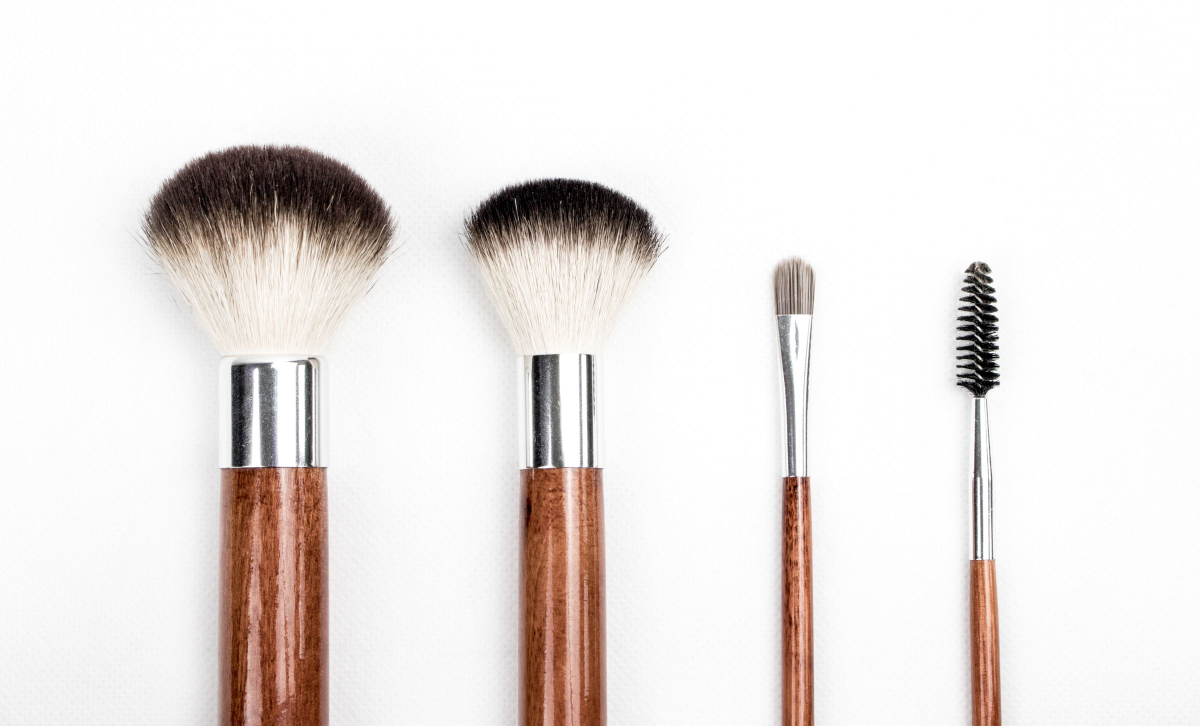
#> input picture docs/contenus-a-valider/sources/pex-205923.jpg, 2400 x 1451 px, found by its file name (shown at 1/2 size); its folder holds 7 pictures in this run
$ python make_pins_photo_only.py
#> lines starting #> are read from the running program, lines starting #| are printed output that depends on the picture
"""Pins "photo seule" — test du 20/11/2026.

Hypothese a tester
------------------
Les deux pins qui ont le plus marche sur le compte (1 171 et 639 impressions)
sont des photos nues, sans bandeau de texte : ils datent du 28/10 au 02/11,
donc d'avant la charte editoriale. Impossible de savoir si c'est l'absence de
texte ou l'age qui explique la portee.

Trois pins strictement sans texte, meme tableau et memes heures que le trio du
19/11, permettent de comparer a age egal le 26/11.

Regles respectees
-----------------
- 1000 x 1500 (2:3), aucun texte, aucun logo lisible, aucune main/visage
  deforme : ce sont des photos Pexels non retouchees, seulement recadrees.
- Le cadrage est explicite (pixels de la source) pour sortir du cadre ce qui
  ne doit pas etre vu.
- Aucune marque suggeree : le pin ne montre pas le produit, il montre le geste.

Usage (depuis la racine guide-beaute) :
    python scripts/make_pins_photo_only.py
"""
import os

from PIL import Image

BASE = os.path.join("docs", "contenus-a-valider", "visuels")
SRC = os.path.join("docs", "contenus-a-valider", "sources")

W, H = 1000, 1500


def crop_fill(im, w, h, cx=0.5, cy=0.5):
    """Recadre au bon ratio en gardant le point (cx, cy) dans le cadre."""
    ratio_cible = w / h
    lw, lh = im.size
    if lw / lh > ratio_cible:          # source trop large : on coupe a gauche/droite
        nw = round(lh * ratio_cible)
        nh = lh
    else:                              # source trop haute : on coupe en haut/bas
        nw = lw
        nh = round(lw / ratio_cible)
    x = max(0, min(lw - nw, round(lw * cx - nw / 2)))
    y = max(0, min(lh - nh, round(lh * cy - nh / 2)))
    return im.crop((x, y, x + nw, y + nh)).resize((w, h), Image.LANCZOS)


def compose(pin):
    im = Image.open(os.path.join(SRC, pin["src"])).convert("RGB")
#> im is the input picture: PIL image 2400x1451 RGB; mean R, G, B 234.4, 229.1, 226.9
    if "box" in pin:
        l, t, r, b = pin["box"]
        photo = im.crop((l, t, r, b)).resize((W, H), Image.LANCZOS)
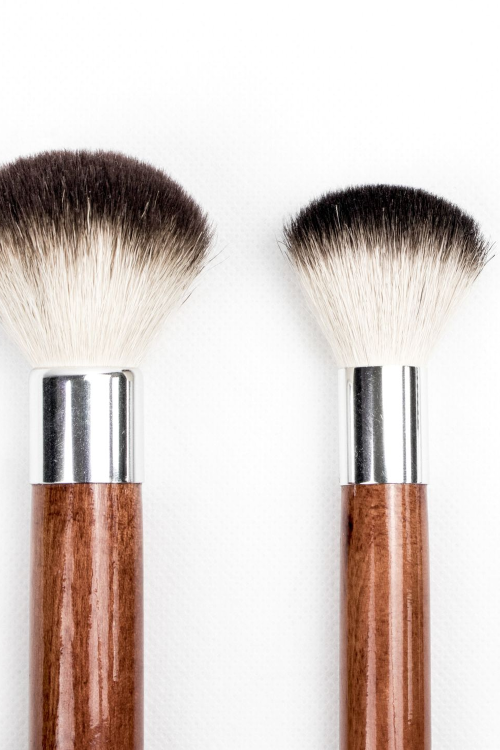
#> photo: PIL image 1000x1500 RGB (shown at 1/2 size); mean R, G, B 216.6, 206.2, 201.7
    else:
        photo = crop_fill(im, W, H, pin.get("cx", 0.5), pin.get("cy", 0.5))

    out_dir = os.path.join(BASE, pin.get("dir", "makeup"))
    os.makedirs(out_dir, exist_ok=True)
    jpg = os.path.join(out_dir, f"pin-{pin['code']}.jpg")
    photo.save(jpg, quality=92, optimize=True, progressive=True)
    print(f"{pin['code']}  {os.path.getsize(jpg) // 1024} Ko  {pin['src']}")


# --- 20/11 : trois pins sans texte, tableau make-up, comme le trio du 19/11 ---

# /product/real-techniques-everyday-essentials/ — « Five tools, four jobs
# covered: base, cheeks, powder and eye ». Photo : tetes de brosses en macro sur
# fond blanc, aucune marque lisible. Cadrage vertical sur les deux plus grosses.
RT_FIVE = dict(src="pex-205923.jpg", code="P34", dir="makeup",
               box=(380, 0, 1347, 1451))

# /product/tweezerman-classic-lash-curler/ — « curl before mascara, pad at the
# base of the lash line », « no heat, no battery ». Photo : recourbeur tenu
# contre l'oeil, main reelle. Cadrage serre sur l'oeil et le recourbeur : il
# sort du cadre le compact noir du bas, dont le couvercle porte un logo.
CURLER = dict(src="pex-7281623.jpg", code="P35", dir="makeup",
              box=(400, 900, 1250, 2175))

# /guides/beginner-makeup-routine-5-steps/ — « five steps, in a fixed sequence »
# et « lashes last ». Photo volontairement neutre : ni poudre ni fard, parce que
# le guide dit que la poudre de finition ne fait pas partie d'une routine de
# debutante. Un visage, un pinceau, aucune marque.
ROUTINE = dict(src="pex-8990586.jpg", code="P36", dir="makeup")

PINS = [RT_FIVE, CURLER, ROUTINE]


if __name__ == "__main__":
    for p in PINS:
        compose(p)
#> pass 2 of the loop `for p in PINS:`:
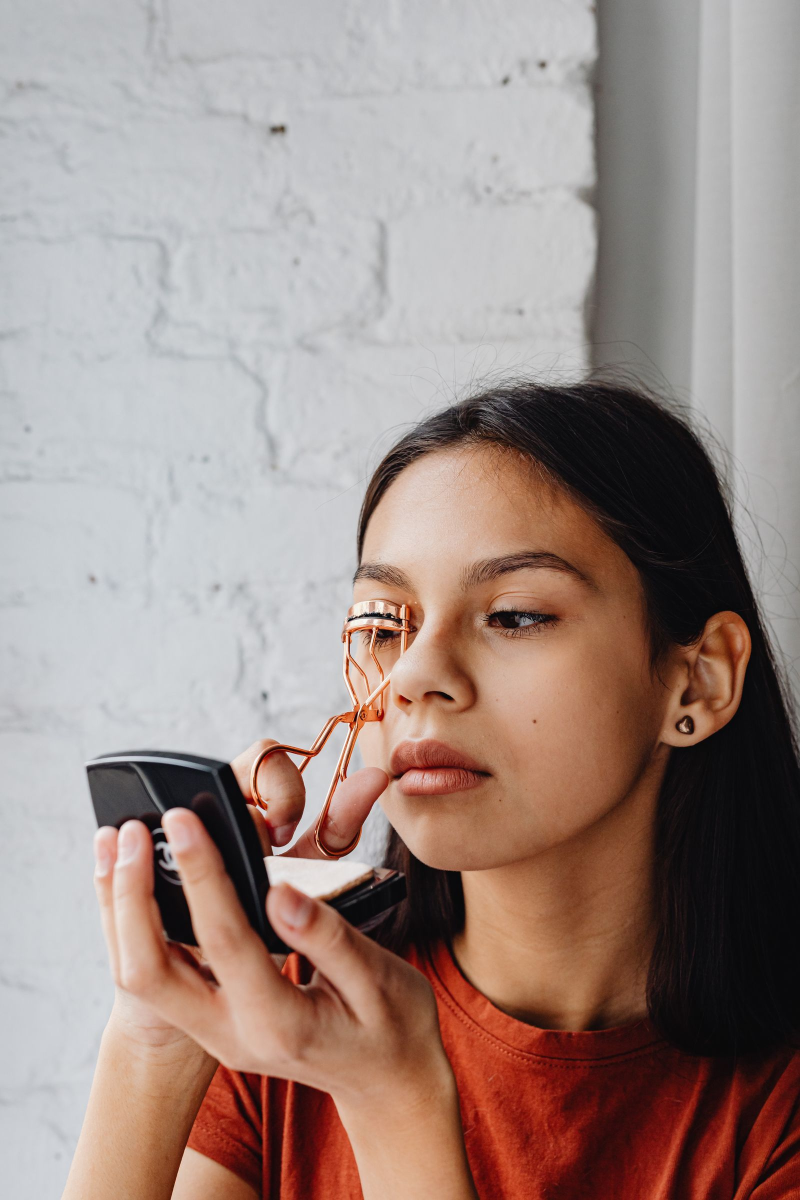
#> input picture docs/contenus-a-valider/sources/pex-7281623.jpg, 1600 x 2400 px, found by its file name (shown at 1/2 size)
#> in compose, im is the input picture: PIL image 1600x2400 RGB; mean R, G, B 157.8, 138.4, 132.3
#> in compose (call 2), `photo = im.crop((l, t, r, b)).resize((W, H), Image.LANCZOS)`:
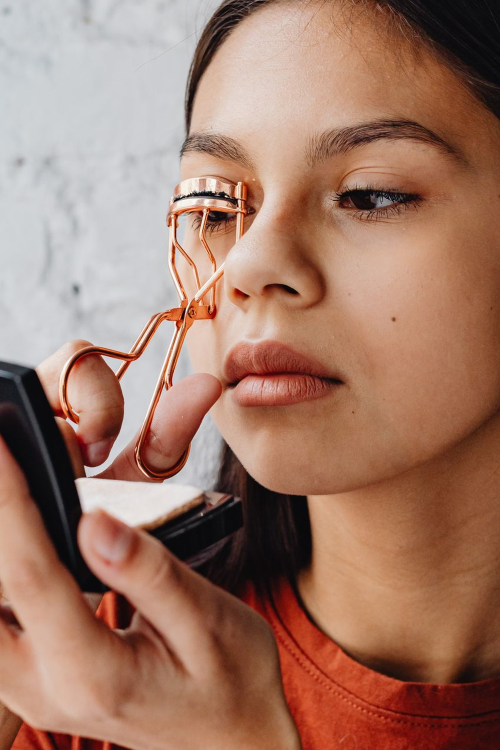
#> photo: PIL image 1000x1500 RGB (shown at 1/2 size); mean R, G, B 161.7, 121.7, 104.6
